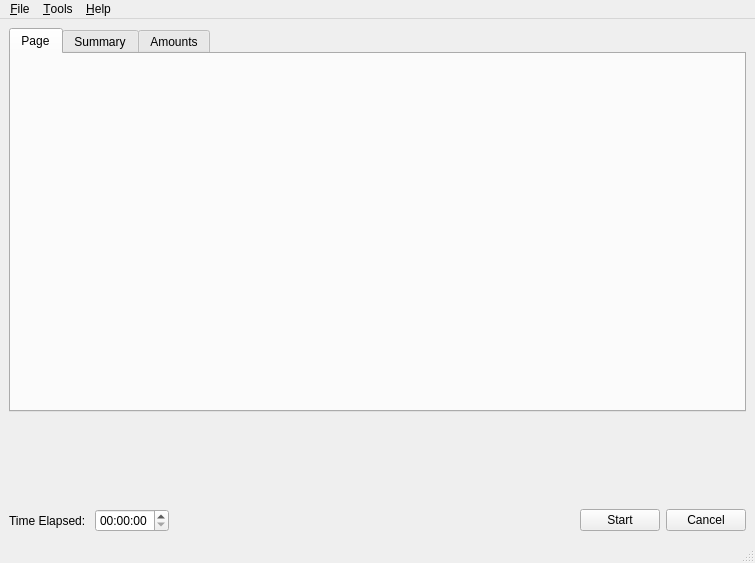
<?xml version="1.0" encoding="UTF-8"?>
<ui version="4.0">
 <class>MainWindow</class>
 <widget class="QMainWindow" name="MainWindow">
  <property name="geometry">
   <rect>
    <x>0</x>
    <y>0</y>
    <width>755</width>
    <height>563</height>
   </rect>
  </property>
  <property name="maximumSize">
   <size>
    <width>766</width>
    <height>586</height>
   </size>
  </property>
  <property name="windowTitle">
   <string>MainWindow</string>
  </property>
  <widget class="QWidget" name="centralwidget">
   <layout class="QVBoxLayout" name="verticalLayout_2">
    <item>
     <layout class="QGridLayout" name="gridLayout">
      <item row="2" column="0">
       <layout class="QHBoxLayout" name="horizontalLayout_5">
        <item>
         <layout class="QHBoxLayout" name="horizontalLayout_6">
          <item>
           <widget class="QLabel" name="elapsed_time">
            <property name="text">
             <string>Time Elapsed: </string>
            </property>
           </widget>
          </item>
          <item>
           <widget class="QTimeEdit" name="timeEdit">
            <property name="displayFormat">
             <string>hh:mm:ss</string>
            </property>
           </widget>
          </item>
          <item>
           <spacer name="horizontalSpacer_2">
            <property name="orientation">
             <enum>Qt::Horizontal</enum>
            </property>
            <property name="sizeHint" stdset="0">
             <size>
              <width>40</width>
              <height>20</height>
             </size>
            </property>
           </spacer>
          </item>
          <item>
           <widget class="QPushButton" name="start_button">
            <property name="text">
             <string>Start</string>
            </property>
           </widget>
          </item>
          <item>
           <widget class="QPushButton" name="cancel_button">
            <property name="text">
             <string>Cancel</string>
            </property>
           </widget>
          </item>
         </layout>
        </item>
       </layout>
      </item>
      <item row="1" column="0">
       <spacer name="verticalSpacer">
        <property name="orientation">
         <enum>Qt::Vertical</enum>
        </property>
        <property name="sizeHint" stdset="0">
         <size>
          <width>20</width>
          <height>40</height>
         </size>
        </property>
       </spacer>
      </item>
      <item row="0" column="0">
       <widget class="QTabWidget" name="tabWidget">
        <property name="currentIndex">
         <number>0</number>
        </property>
        <widget class="QWidget" name="tab">
         <attribute name="title">
          <string>Page</string>
         </attribute>
        </widget>
        <widget class="QWidget" name="summary">
         <attribute name="title">
          <string>Summary</string>
         </attribute>
         <layout class="QHBoxLayout" name="horizontalLayout_7">
          <item>
           <layout class="QHBoxLayout" name="horizontalLayout_3">
            <item>
             <layout class="QFormLayout" name="formLayout">
              <property name="fieldGrowthPolicy">
               <enum>QFormLayout::AllNonFixedFieldsGrow</enum>
              </property>
              <item row="0" column="1">
               <widget class="QLineEdit" name="lineEdit">
                <property name="readOnly">
                 <bool>true</bool>
                </property>
               </widget>
              </item>
              <item row="1" column="0">
               <widget class="QLabel" name="label_4">
                <property name="text">
                 <string>Total Credit:</string>
                </property>
               </widget>
              </item>
              <item row="1" column="1">
               <widget class="QLineEdit" name="lineEdit_2">
                <property name="readOnly">
                 <bool>true</bool>
                </property>
               </widget>
              </item>
              <item row="2" column="0">
               <widget class="QLabel" name="label_6">
                <property name="text">
                 <string>Total Debit:</string>
                </property>
               </widget>
              </item>
              <item row="2" column="1">
               <widget class="QLineEdit" name="lineEdit_3">
                <property name="readOnly">
                 <bool>true</bool>
                </property>
               </widget>
              </item>
              <item row="0" column="0">
               <widget class="QLabel" name="label_2">
                <property name="text">
                 <string>Total Lines:</string>
                </property>
               </widget>
              </item>
             </layout>
            </item>
            <item>
             <layout class="QFormLayout" name="formLayout_2">
              <property name="fieldGrowthPolicy">
               <enum>QFormLayout::AllNonFixedFieldsGrow</enum>
              </property>
              <item row="0" column="1">
               <widget class="QLineEdit" name="lineEdit_4">
                <property name="readOnly">
                 <bool>true</bool>
                </property>
               </widget>
              </item>
              <item row="1" column="0">
               <widget class="QLabel" name="label_5">
                <property name="text">
                 <string>Credit Mapped:</string>
                </property>
               </widget>
              </item>
              <item row="1" column="1">
               <widget class="QLineEdit" name="lineEdit_5">
                <property name="readOnly">
                 <bool>true</bool>
                </property>
               </widget>
              </item>
              <item row="2" column="0">
               <widget class="QLabel" name="label_7">
                <property name="text">
                 <string>Debit Mapped:</string>
                </property>
               </widget>
              </item>
              <item row="2" column="1">
               <widget class="QLineEdit" name="lineEdit_6">
                <property name="readOnly">
                 <bool>true</bool>
                </property>
               </widget>
              </item>
              <item row="0" column="0">
               <widget class="QLabel" name="label_3">
                <property name="text">
                 <string>Lines Mapped:</string>
                </property>
               </widget>
              </item>
             </layout>
            </item>
           </layout>
          </item>
         </layout>
        </widget>
        <widget class="QWidget" name="amounts">
         <attribute name="title">
          <string>Amounts</string>
         </attribute>
         <layout class="QHBoxLayout" name="horizontalLayout_2">
          <item>
           <layout class="QHBoxLayout" name="horizontalLayout_4">
            <item>
             <widget class="QScrollArea" name="scrollArea">
              <property name="widgetResizable">
               <bool>true</bool>
              </property>
              <widget class="QWidget" name="scrollAreaWidgetContents">
               <property name="geometry">
                <rect>
                 <x>0</x>
                 <y>0</y>
                 <width>335</width>
                 <height>564</height>
                </rect>
               </property>
               <layout class="QVBoxLayout" name="verticalLayout">
                <item>
                 <layout class="QFormLayout" name="formLayout_3">
                  <property name="fieldGrowthPolicy">
                   <enum>QFormLayout::AllNonFixedFieldsGrow</enum>
                  </property>
                  <item row="0" column="0">
                   <widget class="QLabel" name="label_8">
                    <property name="font">
                     <font>
                      <pointsize>10</pointsize>
                      <weight>75</weight>
                      <bold>true</bold>
                     </font>
                    </property>
                    <property name="text">
                     <string>Debit:</string>
                    </property>
                   </widget>
                  </item>
                  <item row="1" column="0">
                   <widget class="QLabel" name="label_9">
                    <property name="text">
                     <string>Cash:</string>
                    </property>
                   </widget>
                  </item>
                  <item row="1" column="1">
                   <widget class="QLineEdit" name="lineEdit_7">
                    <property name="readOnly">
                     <bool>true</bool>
                    </property>
                   </widget>
                  </item>
                  <item row="2" column="0">
                   <widget class="QLabel" name="label_10">
                    <property name="text">
                     <string>ATM:</string>
                    </property>
                   </widget>
                  </item>
                  <item row="2" column="1">
                   <widget class="QLineEdit" name="lineEdit_13">
                    <property name="readOnly">
                     <bool>true</bool>
                    </property>
                   </widget>
                  </item>
                  <item row="3" column="0">
                   <widget class="QLabel" name="label_12">
                    <property name="text">
                     <string>ATM Reversal:</string>
                    </property>
                   </widget>
                  </item>
                  <item row="3" column="1">
                   <widget class="QLineEdit" name="lineEdit_12">
                    <property name="readOnly">
                     <bool>true</bool>
                    </property>
                   </widget>
                  </item>
                  <item row="4" column="0">
                   <widget class="QLabel" name="label_13">
                    <property name="text">
                     <string>Salary:</string>
                    </property>
                   </widget>
                  </item>
                  <item row="4" column="1">
                   <widget class="QLineEdit" name="lineEdit_11">
                    <property name="readOnly">
                     <bool>true</bool>
                    </property>
                   </widget>
                  </item>
                  <item row="5" column="0">
                   <widget class="QLabel" name="label_11">
                    <property name="text">
                     <string>Interconnected:</string>
                    </property>
                   </widget>
                  </item>
                  <item row="5" column="1">
                   <widget class="QLineEdit" name="lineEdit_10">
                    <property name="readOnly">
                     <bool>true</bool>
                    </property>
                   </widget>
                  </item>
                  <item row="6" column="0">
                   <widget class="QLabel" name="label_14">
                    <property name="text">
                     <string>Cheque:</string>
                    </property>
                   </widget>
                  </item>
                  <item row="6" column="1">
                   <widget class="QLineEdit" name="lineEdit_9">
                    <property name="readOnly">
                     <bool>true</bool>
                    </property>
                   </widget>
                  </item>
                  <item row="7" column="0">
                   <widget class="QLabel" name="label_17">
                    <property name="text">
                     <string>Clearing:</string>
                    </property>
                   </widget>
                  </item>
                  <item row="7" column="1">
                   <widget class="QLineEdit" name="lineEdit_18">
                    <property name="readOnly">
                     <bool>true</bool>
                    </property>
                   </widget>
                  </item>
                  <item row="8" column="0">
                   <widget class="QLabel" name="label_16">
                    <property name="text">
                     <string>NEFT:</string>
                    </property>
                   </widget>
                  </item>
                  <item row="8" column="1">
                   <widget class="QLineEdit" name="lineEdit_17">
                    <property name="readOnly">
                     <bool>true</bool>
                    </property>
                   </widget>
                  </item>
                  <item row="9" column="0">
                   <widget class="QLabel" name="label_15">
                    <property name="text">
                     <string>RTGS:</string>
                    </property>
                   </widget>
                  </item>
                  <item row="9" column="1">
                   <widget class="QLineEdit" name="lineEdit_16">
                    <property name="readOnly">
                     <bool>true</bool>
                    </property>
                   </widget>
                  </item>
                  <item row="10" column="0">
                   <widget class="QLabel" name="label_18">
                    <property name="text">
                     <string>Reject:</string>
                    </property>
                   </widget>
                  </item>
                  <item row="10" column="1">
                   <widget class="QLineEdit" name="lineEdit_15">
                    <property name="readOnly">
                     <bool>true</bool>
                    </property>
                   </widget>
                  </item>
                  <item row="11" column="0">
                   <widget class="QLabel" name="label_19">
                    <property name="text">
                     <string>Reversal:</string>
                    </property>
                   </widget>
                  </item>
                  <item row="11" column="1">
                   <widget class="QLineEdit" name="lineEdit_8">
                    <property name="readOnly">
                     <bool>true</bool>
                    </property>
                   </widget>
                  </item>
                  <item row="12" column="0">
                   <widget class="QLabel" name="label_20">
                    <property name="text">
                     <string>Tax:</string>
                    </property>
                   </widget>
                  </item>
                  <item row="12" column="1">
                   <widget class="QLineEdit" name="lineEdit_14">
                    <property name="readOnly">
                     <bool>true</bool>
                    </property>
                   </widget>
                  </item>
                  <item row="13" column="0">
                   <widget class="QLabel" name="label_23">
                    <property name="text">
                     <string>Charges:</string>
                    </property>
                   </widget>
                  </item>
                  <item row="13" column="1">
                   <widget class="QLineEdit" name="lineEdit_22">
                    <property name="readOnly">
                     <bool>true</bool>
                    </property>
                   </widget>
                  </item>
                  <item row="14" column="0">
                   <widget class="QLabel" name="label_22">
                    <property name="text">
                     <string>Transfer:</string>
                    </property>
                   </widget>
                  </item>
                  <item row="14" column="1">
                   <widget class="QLineEdit" name="lineEdit_21">
                    <property name="readOnly">
                     <bool>true</bool>
                    </property>
                   </widget>
                  </item>
                  <item row="15" column="0">
                   <widget class="QLabel" name="label_21">
                    <property name="text">
                     <string>TDS:</string>
                    </property>
                   </widget>
                  </item>
                  <item row="15" column="1">
                   <widget class="QLineEdit" name="lineEdit_20">
                    <property name="readOnly">
                     <bool>true</bool>
                    </property>
                   </widget>
                  </item>
                  <item row="16" column="0">
                   <widget class="QLabel" name="label_24">
                    <property name="text">
                     <string>Loan:</string>
                    </property>
                   </widget>
                  </item>
                  <item row="16" column="1">
                   <widget class="QLineEdit" name="lineEdit_19">
                    <property name="readOnly">
                     <bool>true</bool>
                    </property>
                   </widget>
                  </item>
                  <item row="17" column="0">
                   <widget class="QLabel" name="label_28">
                    <property name="text">
                     <string>Investment:</string>
                    </property>
                   </widget>
                  </item>
                  <item row="17" column="1">
                   <widget class="QLineEdit" name="lineEdit_23">
                    <property name="readOnly">
                     <bool>true</bool>
                    </property>
                   </widget>
                  </item>
                 </layout>
                </item>
               </layout>
              </widget>
             </widget>
            </item>
            <item>
             <widget class="QScrollArea" name="scrollArea_2">
              <property name="widgetResizable">
               <bool>true</bool>
              </property>
              <widget class="QWidget" name="scrollAreaWidgetContents_2">
               <property name="geometry">
                <rect>
                 <x>0</x>
                 <y>0</y>
                 <width>334</width>
                 <height>564</height>
                </rect>
               </property>
               <layout class="QVBoxLayout" name="verticalLayout_3">
                <item>
                 <layout class="QFormLayout" name="formLayout_4">
                  <property name="fieldGrowthPolicy">
                   <enum>QFormLayout::AllNonFixedFieldsGrow</enum>
                  </property>
                  <item row="0" column="0">
                   <widget class="QLabel" name="label_25">
                    <property name="font">
                     <font>
                      <pointsize>10</pointsize>
                      <weight>75</weight>
                      <bold>true</bold>
                     </font>
                    </property>
                    <property name="text">
                     <string>Credit:</string>
                    </property>
                   </widget>
                  </item>
                  <item row="1" column="0">
                   <widget class="QLabel" name="label_26">
                    <property name="text">
                     <string>Cash:</string>
                    </property>
                   </widget>
                  </item>
                  <item row="1" column="1">
                   <widget class="QLineEdit" name="lineEdit_24">
                    <property name="readOnly">
                     <bool>true</bool>
                    </property>
                   </widget>
                  </item>
                  <item row="2" column="0">
                   <widget class="QLabel" name="label_27">
                    <property name="text">
                     <string>ATM:</string>
                    </property>
                   </widget>
                  </item>
                  <item row="2" column="1">
                   <widget class="QLineEdit" name="lineEdit_25">
                    <property name="readOnly">
                     <bool>true</bool>
                    </property>
                   </widget>
                  </item>
                  <item row="3" column="0">
                   <widget class="QLabel" name="label_29">
                    <property name="text">
                     <string>ATM Reversal:</string>
                    </property>
                   </widget>
                  </item>
                  <item row="3" column="1">
                   <widget class="QLineEdit" name="lineEdit_26">
                    <property name="readOnly">
                     <bool>true</bool>
                    </property>
                   </widget>
                  </item>
                  <item row="4" column="0">
                   <widget class="QLabel" name="label_30">
                    <property name="text">
                     <string>Salary:</string>
                    </property>
                   </widget>
                  </item>
                  <item row="4" column="1">
                   <widget class="QLineEdit" name="lineEdit_27">
                    <property name="readOnly">
                     <bool>true</bool>
                    </property>
                   </widget>
                  </item>
                  <item row="5" column="0">
                   <widget class="QLabel" name="label_31">
                    <property name="text">
                     <string>Interconnected:</string>
                    </property>
                   </widget>
                  </item>
                  <item row="5" column="1">
                   <widget class="QLineEdit" name="lineEdit_28">
                    <property name="readOnly">
                     <bool>true</bool>
                    </property>
                   </widget>
                  </item>
                  <item row="6" column="0">
                   <widget class="QLabel" name="label_32">
                    <property name="text">
                     <string>Cheque:</string>
                    </property>
                   </widget>
                  </item>
                  <item row="6" column="1">
                   <widget class="QLineEdit" name="lineEdit_29">
                    <property name="readOnly">
                     <bool>true</bool>
                    </property>
                   </widget>
                  </item>
                  <item row="7" column="0">
                   <widget class="QLabel" name="label_33">
                    <property name="text">
                     <string>Clearing:</string>
                    </property>
                   </widget>
                  </item>
                  <item row="7" column="1">
                   <widget class="QLineEdit" name="lineEdit_30">
                    <property name="readOnly">
                     <bool>true</bool>
                    </property>
                   </widget>
                  </item>
                  <item row="8" column="0">
                   <widget class="QLabel" name="label_34">
                    <property name="text">
                     <string>NEFT:</string>
                    </property>
                   </widget>
                  </item>
                  <item row="8" column="1">
                   <widget class="QLineEdit" name="lineEdit_31">
                    <property name="readOnly">
                     <bool>true</bool>
                    </property>
                   </widget>
                  </item>
                  <item row="9" column="0">
                   <widget class="QLabel" name="label_35">
                    <property name="text">
                     <string>RTGS:</string>
                    </property>
                   </widget>
                  </item>
                  <item row="9" column="1">
                   <widget class="QLineEdit" name="lineEdit_32">
                    <property name="readOnly">
                     <bool>true</bool>
                    </property>
                   </widget>
                  </item>
                  <item row="10" column="0">
                   <widget class="QLabel" name="label_36">
                    <property name="text">
                     <string>Reject:</string>
                    </property>
                   </widget>
                  </item>
                  <item row="10" column="1">
                   <widget class="QLineEdit" name="lineEdit_33">
                    <property name="readOnly">
                     <bool>true</bool>
                    </property>
                   </widget>
                  </item>
                  <item row="11" column="0">
                   <widget class="QLabel" name="label_37">
                    <property name="text">
                     <string>Reversal:</string>
                    </property>
                   </widget>
                  </item>
                  <item row="11" column="1">
                   <widget class="QLineEdit" name="lineEdit_34">
                    <property name="readOnly">
                     <bool>true</bool>
                    </property>
                   </widget>
                  </item>
                  <item row="12" column="0">
                   <widget class="QLabel" name="label_38">
                    <property name="text">
                     <string>Tax:</string>
                    </property>
                   </widget>
                  </item>
                  <item row="12" column="1">
                   <widget class="QLineEdit" name="lineEdit_35">
                    <property name="readOnly">
                     <bool>true</bool>
                    </property>
                   </widget>
                  </item>
                  <item row="13" column="0">
                   <widget class="QLabel" name="label_39">
                    <property name="text">
                     <string>Charges:</string>
                    </property>
                   </widget>
                  </item>
                  <item row="13" column="1">
                   <widget class="QLineEdit" name="lineEdit_36">
                    <property name="readOnly">
                     <bool>true</bool>
                    </property>
                   </widget>
                  </item>
                  <item row="14" column="0">
                   <widget class="QLabel" name="label_40">
                    <property name="text">
                     <string>Transfer:</string>
                    </property>
                   </widget>
                  </item>
                  <item row="14" column="1">
                   <widget class="QLineEdit" name="lineEdit_37">
                    <property name="readOnly">
                     <bool>true</bool>
                    </property>
                   </widget>
                  </item>
                  <item row="15" column="0">
                   <widget class="QLabel" name="label_41">
                    <property name="text">
                     <string>TDS:</string>
                    </property>
                   </widget>
                  </item>
                  <item row="15" column="1">
                   <widget class="QLineEdit" name="lineEdit_38">
                    <property name="readOnly">
                     <bool>true</bool>
                    </property>
                   </widget>
                  </item>
                  <item row="16" column="0">
                   <widget class="QLabel" name="label_42">
                    <property name="text">
                     <string>Loan:</string>
                    </property>
                   </widget>
                  </item>
                  <item row="16" column="1">
                   <widget class="QLineEdit" name="lineEdit_39">
                    <property name="readOnly">
                     <bool>true</bool>
                    </property>
                   </widget>
                  </item>
                  <item row="17" column="0">
                   <widget class="QLabel" name="label_43">
                    <property name="text">
                     <string>Investment:</string>
                    </property>
                   </widget>
                  </item>
                  <item row="17" column="1">
                   <widget class="QLineEdit" name="lineEdit_40">
                    <property name="readOnly">
                     <bool>true</bool>
                    </property>
                   </widget>
                  </item>
                 </layout>
                </item>
               </layout>
              </widget>
             </widget>
            </item>
           </layout>
          </item>
         </layout>
        </widget>
       </widget>
      </item>
     </layout>
    </item>
   </layout>
  </widget>
  <widget class="QMenuBar" name="menubar">
   <property name="geometry">
    <rect>
     <x>0</x>
     <y>0</y>
     <width>755</width>
     <height>25</height>
    </rect>
   </property>
   <widget class="QMenu" name="menuFile">
    <property name="title">
     <string>&amp;File</string>
    </property>
    <addaction name="actionOpenFile"/>
    <addaction name="actionAddFile"/>
    <addaction name="separator"/>
    <addaction name="actionExit"/>
   </widget>
   <widget class="QMenu" name="menuTools">
    <property name="title">
     <string>&amp;Tools</string>
    </property>
    <addaction name="AddSettings"/>
   </widget>
   <widget class="QMenu" name="menuHelp">
    <property name="title">
     <string>&amp;Help</string>
    </property>
    <addaction name="Documentation"/>
    <addaction name="separator"/>
    <addaction name="actionAbout_AnaText"/>
   </widget>
   <addaction name="menuFile"/>
   <addaction name="menuTools"/>
   <addaction name="menuHelp"/>
  </widget>
  <widget class="QStatusBar" name="statusbar"/>
  <action name="actionOpenFile">
   <property name="text">
    <string>&amp;Open</string>
   </property>
   <property name="statusTip">
    <string>Open Excel files</string>
   </property>
   <property name="shortcut">
    <string>Ctrl+O</string>
   </property>
  </action>
  <action name="actionAddFile">
   <property name="text">
    <string>Add</string>
   </property>
   <property name="shortcut">
    <string>Ctrl++</string>
   </property>
  </action>
  <action name="actionAbout_AnaText">
   <property name="text">
    <string>About AnaText</string>
   </property>
   <property name="statusTip">
    <string>About AnaText</string>
   </property>
  </action>
  <action name="Documentation">
   <property name="text">
    <string>Documantation</string>
   </property>
   <property name="toolTip">
    <string>Documantation</string>
   </property>
   <property name="statusTip">
    <string>Documantation</string>
   </property>
   <property name="whatsThis">
    <string/>
   </property>
   <property name="shortcut">
    <string>Ctrl+?</string>
   </property>
  </action>
  <action name="actionCompany_related_terms">
   <property name="text">
    <string>Add company related terms</string>
   </property>
  </action>
  <action name="actionSurnames">
   <property name="text">
    <string>Add surnames</string>
   </property>
  </action>
  <action name="actionJunk_keywords">
   <property name="text">
    <string>Add junk keywords</string>
   </property>
  </action>
  <action name="actionOther_mis_spelled_words">
   <property name="text">
    <string>Add other miss-spelled words</string>
   </property>
  </action>
  <action name="actionPreferences">
   <property name="text">
    <string>Preferences</string>
   </property>
  </action>
  <action name="actionColumn_Data">
   <property name="text">
    <string>&amp;Column Data</string>
   </property>
  </action>
  <action name="actionExit">
   <property name="text">
    <string>&amp;Exit</string>
   </property>
   <property name="statusTip">
    <string>Exit</string>
   </property>
   <property name="whatsThis">
    <string/>
   </property>
   <property name="shortcut">
    <string>Ctrl+Q</string>
   </property>
  </action>
  <action name="actionCompany_related_terms_2">
   <property name="text">
    <string>Company related terms</string>
   </property>
  </action>
  <action name="actionSurnames_2">
   <property name="text">
    <string>Surnames</string>
   </property>
  </action>
  <action name="actionOther_miss_spelled_words">
   <property name="text">
    <string>Other miss-spelled words</string>
   </property>
  </action>
  <action name="actionJunk_keywords_2">
   <property name="text">
    <string>Junk keywords</string>
   </property>
  </action>
  <action name="actionAdd_Sheet_name">
   <property name="text">
    <string>Add sheet name</string>
   </property>
  </action>
  <action name="AddSettings">
   <property name="text">
    <string>Add Keywords</string>
   </property>
  </action>
 </widget>
 <resources/>
 <connections>
  <connection>
   <sender>actionExit</sender>
   <signal>triggered()</signal>
   <receiver>MainWindow</receiver>
   <slot>close()</slot>
   <hints>
    <hint type="sourcelabel">
     <x>-1</x>
     <y>-1</y>
    </hint>
    <hint type="destinationlabel">
     <x>377</x>
     <y>278</y>
    </hint>
   </hints>
  </connection>
 </connections>
</ui>
